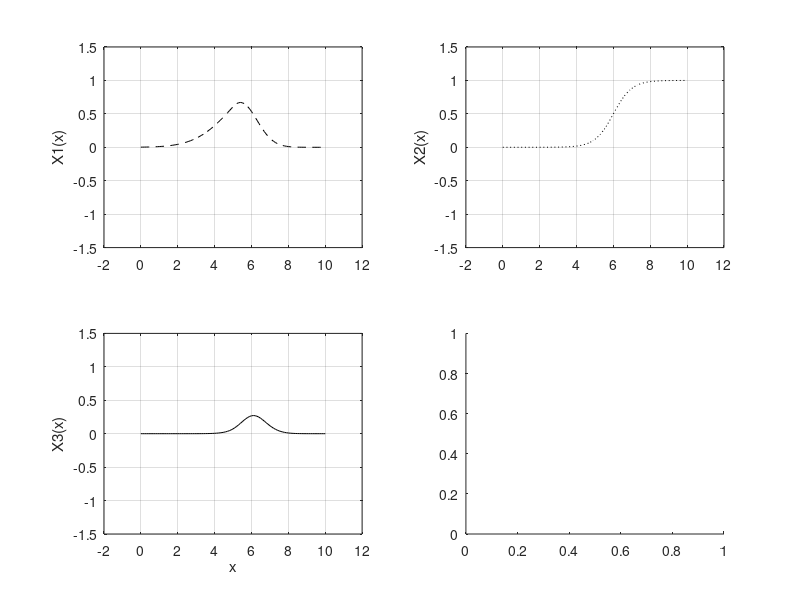

The MATLAB script that drew this image: (Note: this script raises an error after producing the figure.)
x=0:0.1:10;
%двухстороняя Гауса
X1=gauss2mf(x,[2 7 1 5]);
%сигмоидная основная
X2=sigmf(x,[2 6]);
%первый график
subplot(2,2,1);
plot(x,X1,'k--')
axis([-2,12,-1.5,1.5]);
ylabel('X1(x)');
grid on;

%второй график
subplot(2,2,2);
plot(x,X2,'k:')
axis([-2,12,-1.5,1.5])
ylabel('X2(x)');
grid on

%конъюнкция (пересечение) алгебраическое произведение
subplot(2,2,3)
X3=prod([X1;X2]);
plot(x,X3,'k-')
axis([-2,12,-1.5,1.5])
xlabel('x');
ylabel('X3(x)');
grid on

%дизъюнкция (вероятностная интерпретация) алгебраическая сумма

subplot(2,2,4)
X4=probor([X1;X2]);
plot(x,X4,'k-')
axis([-2,12,-1.5,1.5])
xlabel('x');
ylabel('X4(x)');
grid on
